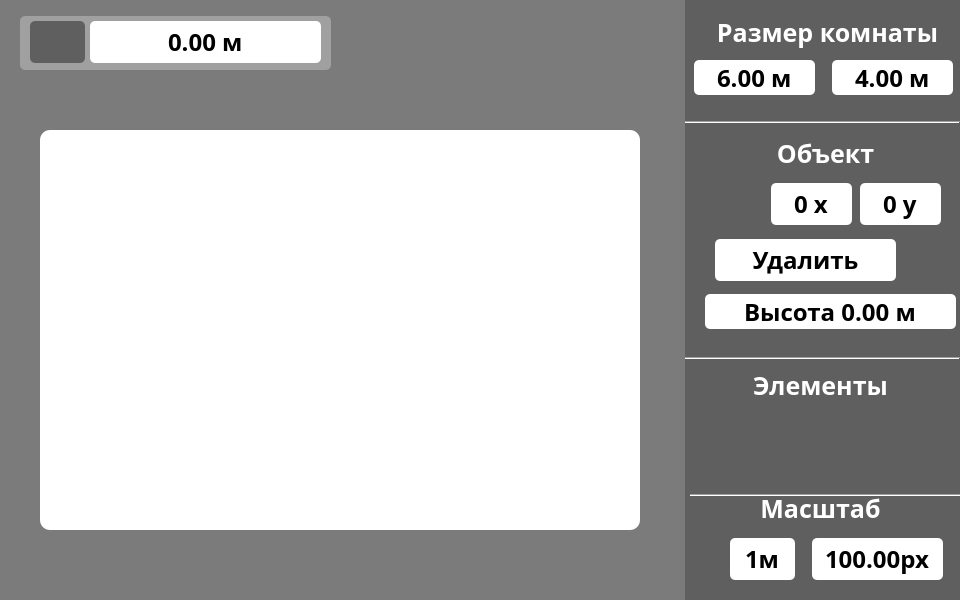
<?xml version="1.0" encoding="UTF-8"?>
<ui version="4.0">
 <class>MainWindow</class>
 <widget class="QMainWindow" name="MainWindow">
  <property name="geometry">
   <rect>
    <x>0</x>
    <y>0</y>
    <width>960</width>
    <height>600</height>
   </rect>
  </property>
  <property name="sizePolicy">
   <sizepolicy hsizetype="Fixed" vsizetype="Fixed">
    <horstretch>0</horstretch>
    <verstretch>0</verstretch>
   </sizepolicy>
  </property>
  <property name="windowTitle">
   <string>MainWindow</string>
  </property>
  <property name="windowIcon">
   <iconset>
    <normaloff>../icons/wind_icon.svg</normaloff>../icons/wind_icon.svg</iconset>
  </property>
  <property name="styleSheet">
   <string notr="true">QScrollBar:horizontal  {
        height: 15px;
        margin: 3px 15px 3px 15px;
        border: 1px transparent   #c5c5c5;
        border-radius: 4px;
        background-color: none;    /*  #c5c5c5; */
    }

    QScrollBar::handle:horizontal
    {
        background-color: silver;      /* #9d9d9d; */
        min-width: 5px;
        border-radius: 4px;
    }

    QScrollBar::add-line:horizontal
    {
        margin: 0px 3px 0px 3px;
        border-image: url(:/qss_icons/rc/right_arrow_disabled.png);
        width: 10px;
        height: 10px;
        subcontrol-position: right;
        subcontrol-origin: margin;
    }

    QScrollBar::sub-line:horizontal
    {
        margin: 0px 3px 0px 3px;
        border-image: url(:/qss_icons/rc/left_arrow_disabled.png);
        height: 10px;
        width: 10px;
        subcontrol-position: left;
        subcontrol-origin: margin;
    }

    QScrollBar::add-line:horizontal:hover,QScrollBar::add-line:horizontal:on
    {
        border-image: url(:/qss_icons/rc/right_arrow.png);
        height: 10px;
        width: 10px;
        subcontrol-position: right;
        subcontrol-origin: margin;
    }


    QScrollBar::sub-line:horizontal:hover, QScrollBar::sub-line:horizontal:on
    {
        border-image: url(:/qss_icons/rc/left_arrow.png);
        height: 10px;
        width: 10px;
        subcontrol-position: left;
        subcontrol-origin: margin;
    }

    QScrollBar::up-arrow:horizontal, QScrollBar::down-arrow:horizontal
    {
        background: none;
    }


    QScrollBar::add-page:horizontal, QScrollBar::sub-page:horizontal
    {
        background: none;
    }

    QScrollBar:vertical
    {
        background-color:none;  /*  #c5c5c5; */
        width: 15px;
        margin: 15px 3px 15px 3px;
        border: 1px transparent #adadad;
        border-radius: 4px;
    }

    QScrollBar::handle:vertical
    {
        background-color:silver;         /*  #c5c5c5; */
        min-height: 5px;
        border-radius: 4px;
    }

    QScrollBar::sub-line:vertical
    {
        margin: 3px 0px 3px 0px;
        border-image: url(:/qss_icons/rc/up_arrow_disabled.png);
        height: 10px;
        width: 10px;
        subcontrol-position: top;
        subcontrol-origin: margin;
    }

    QScrollBar::add-line:vertical
    {
        margin: 3px 0px 3px 0px;
        border-image: url(:/qss_icons/rc/down_arrow_disabled.png);
        height: 10px;
        width: 10px;
        subcontrol-position: bottom;
        subcontrol-origin: margin;
    }

    QScrollBar::sub-line:vertical:hover,QScrollBar::sub-line:vertical:on
    {
        border-image: url(:/qss_icons/rc/up_arrow.png);
        height: 10px;
        width: 10px;
        subcontrol-position: top;
        subcontrol-origin: margin;
    }

    QScrollBar::add-line:vertical:hover, QScrollBar::add-line:vertical:on
    {
        border-image: url(:/qss_icons/rc/down_arrow.png);
        height: 10px;
        width: 10px;
        subcontrol-position: bottom;
        subcontrol-origin: margin;
    }

    QScrollBar::up-arrow:vertical, QScrollBar::down-arrow:vertical
    {
        background: none;
    }

    QScrollBar::add-page:vertical, QScrollBar::sub-page:vertical
    {
        background: none;
    }
</string>
  </property>
  <widget class="QWidget" name="centralwidget">
   <widget class="QLabel" name="background_parametrs">
    <property name="geometry">
     <rect>
      <x>685</x>
      <y>0</y>
      <width>275</width>
      <height>600</height>
     </rect>
    </property>
    <property name="styleSheet">
     <string notr="true">QLabel{
background-color: rgb(95, 95, 95);
}

QDoubleSpinBox{}</string>
    </property>
    <property name="text">
     <string/>
    </property>
   </widget>
   <widget class="QLabel" name="size">
    <property name="geometry">
     <rect>
      <x>652</x>
      <y>14</y>
      <width>351</width>
      <height>36</height>
     </rect>
    </property>
    <property name="font">
     <font>
      <family>Arial Black</family>
      <pointsize>19</pointsize>
      <weight>75</weight>
      <bold>true</bold>
     </font>
    </property>
    <property name="styleSheet">
     <string notr="true">QLabel{
background-color:  none;
color: white;
}</string>
    </property>
    <property name="text">
     <string>Размер комнаты</string>
    </property>
    <property name="alignment">
     <set>Qt::AlignCenter</set>
    </property>
   </widget>
   <widget class="QDoubleSpinBox" name="field_size_x_m">
    <property name="geometry">
     <rect>
      <x>694</x>
      <y>60</y>
      <width>121</width>
      <height>35</height>
     </rect>
    </property>
    <property name="font">
     <font>
      <family>Arial Black</family>
      <pointsize>18</pointsize>
      <weight>75</weight>
      <bold>true</bold>
     </font>
    </property>
    <property name="styleSheet">
     <string notr="true">#field_size_x_m{
border-radius: 5px;
background-color: rgb(255, 255, 255);
}</string>
    </property>
    <property name="alignment">
     <set>Qt::AlignCenter</set>
    </property>
    <property name="buttonSymbols">
     <enum>QAbstractSpinBox::NoButtons</enum>
    </property>
    <property name="suffix">
     <string> м</string>
    </property>
    <property name="minimum">
     <double>1.000000000000000</double>
    </property>
    <property name="value">
     <double>6.000000000000000</double>
    </property>
   </widget>
   <widget class="QDoubleSpinBox" name="field_size_y_m">
    <property name="geometry">
     <rect>
      <x>832</x>
      <y>60</y>
      <width>121</width>
      <height>35</height>
     </rect>
    </property>
    <property name="font">
     <font>
      <family>Arial Black</family>
      <pointsize>18</pointsize>
      <weight>75</weight>
      <bold>true</bold>
     </font>
    </property>
    <property name="styleSheet">
     <string notr="true">#field_size_y_m{
border-radius: 5px;
background-color: rgb(255, 255, 255);
}</string>
    </property>
    <property name="alignment">
     <set>Qt::AlignCenter</set>
    </property>
    <property name="buttonSymbols">
     <enum>QAbstractSpinBox::NoButtons</enum>
    </property>
    <property name="suffix">
     <string> м</string>
    </property>
    <property name="minimum">
     <double>1.000000000000000</double>
    </property>
    <property name="value">
     <double>4.000000000000000</double>
    </property>
   </widget>
   <widget class="Line" name="line">
    <property name="geometry">
     <rect>
      <x>685</x>
      <y>121</y>
      <width>275</width>
      <height>2</height>
     </rect>
    </property>
    <property name="styleSheet">
     <string notr="true">#line{
background-color: none;
color: white;
}</string>
    </property>
    <property name="orientation">
     <enum>Qt::Horizontal</enum>
    </property>
   </widget>
   <widget class="QLabel" name="object_name">
    <property name="geometry">
     <rect>
      <x>690</x>
      <y>135</y>
      <width>271</width>
      <height>36</height>
     </rect>
    </property>
    <property name="font">
     <font>
      <family>Arial Black</family>
      <pointsize>19</pointsize>
      <weight>75</weight>
      <bold>true</bold>
     </font>
    </property>
    <property name="styleSheet">
     <string notr="true">#object_name{
background-color:  none;
color: white;
}</string>
    </property>
    <property name="text">
     <string>Объект</string>
    </property>
    <property name="alignment">
     <set>Qt::AlignCenter</set>
    </property>
   </widget>
   <widget class="QLabel" name="item_img">
    <property name="geometry">
     <rect>
      <x>715</x>
      <y>183</y>
      <width>42</width>
      <height>42</height>
     </rect>
    </property>
    <property name="autoFillBackground">
     <bool>false</bool>
    </property>
    <property name="styleSheet">
     <string notr="true">background-color:none;</string>
    </property>
    <property name="text">
     <string/>
    </property>
    <property name="scaledContents">
     <bool>true</bool>
    </property>
   </widget>
   <widget class="QSpinBox" name="obj_x">
    <property name="geometry">
     <rect>
      <x>771</x>
      <y>183</y>
      <width>81</width>
      <height>42</height>
     </rect>
    </property>
    <property name="font">
     <font>
      <family>Arial Black</family>
      <pointsize>18</pointsize>
      <weight>75</weight>
      <bold>true</bold>
     </font>
    </property>
    <property name="styleSheet">
     <string notr="true">border-radius: 5px;
background-color: rgb(255, 255, 255);</string>
    </property>
    <property name="alignment">
     <set>Qt::AlignCenter</set>
    </property>
    <property name="buttonSymbols">
     <enum>QAbstractSpinBox::NoButtons</enum>
    </property>
    <property name="suffix">
     <string> x</string>
    </property>
    <property name="maximum">
     <number>1000</number>
    </property>
   </widget>
   <widget class="QSpinBox" name="obj_y">
    <property name="geometry">
     <rect>
      <x>860</x>
      <y>183</y>
      <width>81</width>
      <height>42</height>
     </rect>
    </property>
    <property name="font">
     <font>
      <family>Arial Black</family>
      <pointsize>18</pointsize>
      <weight>75</weight>
      <bold>true</bold>
     </font>
    </property>
    <property name="styleSheet">
     <string notr="true">border-radius: 5px;
background-color: rgb(255, 255, 255);</string>
    </property>
    <property name="alignment">
     <set>Qt::AlignCenter</set>
    </property>
    <property name="buttonSymbols">
     <enum>QAbstractSpinBox::NoButtons</enum>
    </property>
    <property name="suffix">
     <string> y</string>
    </property>
    <property name="maximum">
     <number>1000</number>
    </property>
   </widget>
   <widget class="QPushButton" name="delete_btn">
    <property name="geometry">
     <rect>
      <x>715</x>
      <y>239</y>
      <width>181</width>
      <height>42</height>
     </rect>
    </property>
    <property name="font">
     <font>
      <family>Arial Black</family>
      <pointsize>18</pointsize>
      <weight>75</weight>
      <bold>true</bold>
     </font>
    </property>
    <property name="autoFillBackground">
     <bool>false</bool>
    </property>
    <property name="styleSheet">
     <string notr="true">QPushButton{
background-color: rgb(255, 255, 255);
border-radius: 5px;
}

QPushButton:hover{
background-color: rgb(255, 140, 115);
}</string>
    </property>
    <property name="text">
     <string>Удалить</string>
    </property>
    <property name="icon">
     <iconset>
      <normaloff>../icons/delete.svg</normaloff>../icons/delete.svg</iconset>
    </property>
    <property name="iconSize">
     <size>
      <width>25</width>
      <height>25</height>
     </size>
    </property>
   </widget>
   <widget class="Line" name="line_2">
    <property name="geometry">
     <rect>
      <x>685</x>
      <y>357</y>
      <width>275</width>
      <height>2</height>
     </rect>
    </property>
    <property name="styleSheet">
     <string notr="true">#line_2{
background-color: none;
color: white;
}</string>
    </property>
    <property name="orientation">
     <enum>Qt::Horizontal</enum>
    </property>
   </widget>
   <widget class="QLabel" name="elements">
    <property name="geometry">
     <rect>
      <x>710</x>
      <y>367</y>
      <width>221</width>
      <height>36</height>
     </rect>
    </property>
    <property name="font">
     <font>
      <family>Arial Black</family>
      <pointsize>19</pointsize>
      <weight>75</weight>
      <bold>true</bold>
     </font>
    </property>
    <property name="styleSheet">
     <string notr="true">QLabel{
background-color:  none;
color: white;
}</string>
    </property>
    <property name="text">
     <string>Элементы</string>
    </property>
    <property name="alignment">
     <set>Qt::AlignCenter</set>
    </property>
   </widget>
   <widget class="QListWidget" name="list">
    <property name="geometry">
     <rect>
      <x>710</x>
      <y>410</y>
      <width>251</width>
      <height>71</height>
     </rect>
    </property>
    <property name="sizePolicy">
     <sizepolicy hsizetype="Expanding" vsizetype="Ignored">
      <horstretch>0</horstretch>
      <verstretch>0</verstretch>
     </sizepolicy>
    </property>
    <property name="minimumSize">
     <size>
      <width>0</width>
      <height>0</height>
     </size>
    </property>
    <property name="mouseTracking">
     <bool>false</bool>
    </property>
    <property name="tabletTracking">
     <bool>false</bool>
    </property>
    <property name="focusPolicy">
     <enum>Qt::NoFocus</enum>
    </property>
    <property name="acceptDrops">
     <bool>false</bool>
    </property>
    <property name="layoutDirection">
     <enum>Qt::LeftToRight</enum>
    </property>
    <property name="autoFillBackground">
     <bool>false</bool>
    </property>
    <property name="styleSheet">
     <string notr="true">QListWidget{
border: 1px solid;
border-color: rgba(255, 255, 255, 0);
border-radius: 100px;
background-color: rgba(255, 255, 255, 0);
}
QListWidget::item{
background-color: rgba(255, 255, 255, 0);
}

QListWidget::item::hover{
background-color: rgba(255, 255, 255, 0);
outline: 0px;


}
QListWidget::item::selected{
outline: 0px;

}
QScrollBar:vertical {

	background-color: rgba(255, 255, 255, 0);
	border: none;
    width:8 px;
    margin: 15px 0px 15px 0;
	border-radius: 0px;
 }

/*  HANDLE BAR VERTICAL */
QScrollBar::handle:horizontal {

	background-color: rgb(255, 255, 255);
	min-height: 30px;
	border-radius: 7px;
}
QScrollBar::handle:horizontal:hover{
	background-color: rgb(198, 198, 198);
}
QScrollBar::handle:horizontal:pressed {
	background-color: rgb(138, 138, 138);
}

/* BTN TOP - SCROLLBAR */
QScrollBar::sub-line:horizontal {
	background-color: rgb(95, 95, 95);
	height: 15px;
	border-top-left-radius: 5px;
	border-top-right-radius: 5px;
	subcontrol-position: top;
	subcontrol-origin: margin;
}
QScrollBar::sub-line:horizontal:hover {
	background-color: rgb(198, 198, 198);
}
QScrollBar::sub-line:horizontal:pressed {
	background-color: rgb(138, 138, 138);
}

/* BTN BOTTOM - SCROLLBAR */
QScrollBar::add-line:horizontal {
	background-color:  rgb(95, 95, 95);
	height: 15px;
	border-typer: solid;
	border-bottom-left-radius: 25px;
	border-bottom-right-radius: 25px;
	subcontrol-position: bottom;
	subcontrol-origin: margin;
}
QScrollBar::add-line:horizontal:hover {
	background-color: rgb(198, 198, 198);
}
QScrollBar::add-line:horizontal:pressed {
	background-color: rgb(138, 138, 138);
}

/* RESET ARROW */
QScrollBar::up-arrow:horizontal, QScrollBar::down-arrow:horizontal {
	background: none;
}
QScrollBar::add-page:horizontal, QScrollBar::sub-page:horizontal {
	background: none;
}
</string>
    </property>
    <property name="frameShape">
     <enum>QFrame::StyledPanel</enum>
    </property>
    <property name="frameShadow">
     <enum>QFrame::Sunken</enum>
    </property>
    <property name="lineWidth">
     <number>1</number>
    </property>
    <property name="verticalScrollBarPolicy">
     <enum>Qt::ScrollBarAlwaysOff</enum>
    </property>
    <property name="horizontalScrollBarPolicy">
     <enum>Qt::ScrollBarAsNeeded</enum>
    </property>
    <property name="autoScroll">
     <bool>true</bool>
    </property>
    <property name="autoScrollMargin">
     <number>16</number>
    </property>
    <property name="showDropIndicator" stdset="0">
     <bool>true</bool>
    </property>
    <property name="dragEnabled">
     <bool>false</bool>
    </property>
    <property name="dragDropMode">
     <enum>QAbstractItemView::NoDragDrop</enum>
    </property>
    <property name="defaultDropAction">
     <enum>Qt::CopyAction</enum>
    </property>
    <property name="alternatingRowColors">
     <bool>false</bool>
    </property>
    <property name="selectionMode">
     <enum>QAbstractItemView::NoSelection</enum>
    </property>
    <property name="selectionBehavior">
     <enum>QAbstractItemView::SelectItems</enum>
    </property>
    <property name="iconSize">
     <size>
      <width>56</width>
      <height>56</height>
     </size>
    </property>
    <property name="textElideMode">
     <enum>Qt::ElideLeft</enum>
    </property>
    <property name="verticalScrollMode">
     <enum>QAbstractItemView::ScrollPerItem</enum>
    </property>
    <property name="movement">
     <enum>QListView::Static</enum>
    </property>
    <property name="flow">
     <enum>QListView::LeftToRight</enum>
    </property>
    <property name="isWrapping" stdset="0">
     <bool>false</bool>
    </property>
    <property name="resizeMode">
     <enum>QListView::Fixed</enum>
    </property>
    <property name="layoutMode">
     <enum>QListView::SinglePass</enum>
    </property>
    <property name="spacing">
     <number>0</number>
    </property>
    <property name="gridSize">
     <size>
      <width>80</width>
      <height>0</height>
     </size>
    </property>
    <property name="viewMode">
     <enum>QListView::ListMode</enum>
    </property>
    <property name="modelColumn">
     <number>0</number>
    </property>
    <property name="uniformItemSizes">
     <bool>true</bool>
    </property>
    <property name="batchSize">
     <number>100</number>
    </property>
    <property name="wordWrap">
     <bool>false</bool>
    </property>
    <property name="selectionRectVisible">
     <bool>false</bool>
    </property>
    <property name="sortingEnabled">
     <bool>false</bool>
    </property>
    <item>
     <property name="text">
      <string/>
     </property>
     <property name="icon">
      <iconset>
       <normaloff>../icons/on_list/power socket.svg</normaloff>../icons/on_list/power socket.svg</iconset>
     </property>
    </item>
    <item>
     <property name="text">
      <string/>
     </property>
     <property name="icon">
      <iconset>
       <normaloff>../icons/on_list/electric panel.svg</normaloff>../icons/on_list/electric panel.svg</iconset>
     </property>
    </item>
    <item>
     <property name="text">
      <string/>
     </property>
     <property name="icon">
      <iconset>
       <normaloff>../icons/on_list/wire.svg</normaloff>../icons/on_list/wire.svg</iconset>
     </property>
    </item>
   </widget>
   <widget class="QDoubleSpinBox" name="obj_height">
    <property name="geometry">
     <rect>
      <x>705</x>
      <y>294</y>
      <width>251</width>
      <height>35</height>
     </rect>
    </property>
    <property name="font">
     <font>
      <family>Arial Black</family>
      <pointsize>18</pointsize>
      <weight>75</weight>
      <bold>true</bold>
     </font>
    </property>
    <property name="styleSheet">
     <string notr="true">#obj_height{
border-radius: 5px;
background-color: rgb(255, 255, 255);
}</string>
    </property>
    <property name="alignment">
     <set>Qt::AlignCenter</set>
    </property>
    <property name="buttonSymbols">
     <enum>QAbstractSpinBox::NoButtons</enum>
    </property>
    <property name="prefix">
     <string>Высота </string>
    </property>
    <property name="suffix">
     <string> м</string>
    </property>
    <property name="minimum">
     <double>0.000000000000000</double>
    </property>
    <property name="maximum">
     <double>10.000000000000000</double>
    </property>
   </widget>
   <widget class="Line" name="line_3">
    <property name="geometry">
     <rect>
      <x>690</x>
      <y>494</y>
      <width>275</width>
      <height>2</height>
     </rect>
    </property>
    <property name="styleSheet">
     <string notr="true">#line_3{
background-color: none;
color: white;
}</string>
    </property>
    <property name="orientation">
     <enum>Qt::Horizontal</enum>
    </property>
   </widget>
   <widget class="QLabel" name="scale">
    <property name="geometry">
     <rect>
      <x>730</x>
      <y>490</y>
      <width>181</width>
      <height>36</height>
     </rect>
    </property>
    <property name="font">
     <font>
      <family>Arial Black</family>
      <pointsize>19</pointsize>
      <weight>75</weight>
      <bold>true</bold>
     </font>
    </property>
    <property name="styleSheet">
     <string notr="true">QLabel{
background-color:  none;
color: white;
}</string>
    </property>
    <property name="text">
     <string>Масштаб</string>
    </property>
    <property name="alignment">
     <set>Qt::AlignCenter</set>
    </property>
   </widget>
   <widget class="QSpinBox" name="scale_first">
    <property name="enabled">
     <bool>true</bool>
    </property>
    <property name="geometry">
     <rect>
      <x>730</x>
      <y>538</y>
      <width>65</width>
      <height>42</height>
     </rect>
    </property>
    <property name="font">
     <font>
      <family>Arial Black</family>
      <pointsize>18</pointsize>
      <weight>75</weight>
      <bold>true</bold>
     </font>
    </property>
    <property name="styleSheet">
     <string notr="true">border-radius: 5px;
background-color: rgb(255, 255, 255);</string>
    </property>
    <property name="alignment">
     <set>Qt::AlignCenter</set>
    </property>
    <property name="readOnly">
     <bool>true</bool>
    </property>
    <property name="buttonSymbols">
     <enum>QAbstractSpinBox::NoButtons</enum>
    </property>
    <property name="suffix">
     <string>м</string>
    </property>
    <property name="value">
     <number>1</number>
    </property>
   </widget>
   <widget class="QLabel" name="double_points">
    <property name="geometry">
     <rect>
      <x>800</x>
      <y>549</y>
      <width>16</width>
      <height>31</height>
     </rect>
    </property>
    <property name="font">
     <font>
      <family>Arial Black</family>
      <pointsize>19</pointsize>
      <weight>75</weight>
      <bold>true</bold>
     </font>
    </property>
    <property name="styleSheet">
     <string notr="true">QLabel{
background-color:  none;
color: white;
}</string>
    </property>
    <property name="text">
     <string/>
    </property>
    <property name="pixmap">
     <pixmap>../icons/two_dots.png</pixmap>
    </property>
   </widget>
   <widget class="QDoubleSpinBox" name="lenght">
    <property name="geometry">
     <rect>
      <x>90</x>
      <y>21</y>
      <width>231</width>
      <height>42</height>
     </rect>
    </property>
    <property name="font">
     <font>
      <family>Arial Black</family>
      <pointsize>18</pointsize>
      <weight>75</weight>
      <bold>true</bold>
     </font>
    </property>
    <property name="styleSheet">
     <string notr="true">#lenght{
border-radius: 5px;
background-color: rgb(255, 255, 255);
}</string>
    </property>
    <property name="alignment">
     <set>Qt::AlignCenter</set>
    </property>
    <property name="buttonSymbols">
     <enum>QAbstractSpinBox::NoButtons</enum>
    </property>
    <property name="prefix">
     <string/>
    </property>
    <property name="suffix">
     <string> м</string>
    </property>
    <property name="minimum">
     <double>0.000000000000000</double>
    </property>
    <property name="maximum">
     <double>10000.000000000000000</double>
    </property>
   </widget>
   <widget class="QGraphicsView" name="view">
    <property name="geometry">
     <rect>
      <x>40</x>
      <y>130</y>
      <width>600</width>
      <height>400</height>
     </rect>
    </property>
    <property name="mouseTracking">
     <bool>true</bool>
    </property>
    <property name="styleSheet">
     <string notr="true">QGraphicsView{
  background-color: rgb(255,255,255);
        border-radius: 10px;
}

</string>
    </property>
    <property name="verticalScrollBarPolicy">
     <enum>Qt::ScrollBarAsNeeded</enum>
    </property>
    <property name="horizontalScrollBarPolicy">
     <enum>Qt::ScrollBarAsNeeded</enum>
    </property>
    <property name="sizeAdjustPolicy">
     <enum>QAbstractScrollArea::AdjustToContents</enum>
    </property>
    <property name="sceneRect">
     <rectf>
      <x>0.000000000000000</x>
      <y>0.000000000000000</y>
      <width>600.000000000000000</width>
      <height>400.000000000000000</height>
     </rectf>
    </property>
   </widget>
   <widget class="QLabel" name="background">
    <property name="geometry">
     <rect>
      <x>0</x>
      <y>0</y>
      <width>960</width>
      <height>600</height>
     </rect>
    </property>
    <property name="styleSheet">
     <string notr="true">background-color: rgb(123, 123, 123);</string>
    </property>
    <property name="text">
     <string/>
    </property>
   </widget>
   <widget class="QLabel" name="len_exp_back">
    <property name="geometry">
     <rect>
      <x>20</x>
      <y>16</y>
      <width>311</width>
      <height>54</height>
     </rect>
    </property>
    <property name="styleSheet">
     <string notr="true">#len_exp_back{
background-color: rgb(160, 160, 160);
border-radius: 5px;
}</string>
    </property>
    <property name="text">
     <string/>
    </property>
   </widget>
   <widget class="QPushButton" name="export_btn">
    <property name="geometry">
     <rect>
      <x>30</x>
      <y>21</y>
      <width>55</width>
      <height>42</height>
     </rect>
    </property>
    <property name="font">
     <font>
      <family>Arial Black</family>
      <pointsize>18</pointsize>
      <weight>75</weight>
      <bold>true</bold>
     </font>
    </property>
    <property name="autoFillBackground">
     <bool>false</bool>
    </property>
    <property name="styleSheet">
     <string notr="true">QPushButton{
background-color:rgb(95, 95, 95);
border-radius: 5px;
}
</string>
    </property>
    <property name="text">
     <string/>
    </property>
    <property name="icon">
     <iconset>
      <normaloff>../icons/export.svg</normaloff>../icons/export.svg</iconset>
    </property>
    <property name="iconSize">
     <size>
      <width>50</width>
      <height>50</height>
     </size>
    </property>
   </widget>
   <widget class="QDoubleSpinBox" name="scale_second">
    <property name="geometry">
     <rect>
      <x>812</x>
      <y>538</y>
      <width>131</width>
      <height>42</height>
     </rect>
    </property>
    <property name="font">
     <font>
      <family>Arial Black</family>
      <pointsize>18</pointsize>
      <weight>75</weight>
      <bold>true</bold>
     </font>
    </property>
    <property name="styleSheet">
     <string notr="true">border-radius: 5px;
background-color: rgb(255, 255, 255);</string>
    </property>
    <property name="alignment">
     <set>Qt::AlignCenter</set>
    </property>
    <property name="readOnly">
     <bool>true</bool>
    </property>
    <property name="buttonSymbols">
     <enum>QAbstractSpinBox::NoButtons</enum>
    </property>
    <property name="suffix">
     <string>px</string>
    </property>
    <property name="minimum">
     <double>1.000000000000000</double>
    </property>
    <property name="maximum">
     <double>10000.000000000000000</double>
    </property>
    <property name="value">
     <double>100.000000000000000</double>
    </property>
   </widget>
   <zorder>background</zorder>
   <zorder>background_parametrs</zorder>
   <zorder>size</zorder>
   <zorder>field_size_x_m</zorder>
   <zorder>field_size_y_m</zorder>
   <zorder>line</zorder>
   <zorder>object_name</zorder>
   <zorder>item_img</zorder>
   <zorder>obj_x</zorder>
   <zorder>obj_y</zorder>
   <zorder>delete_btn</zorder>
   <zorder>line_2</zorder>
   <zorder>elements</zorder>
   <zorder>list</zorder>
   <zorder>obj_height</zorder>
   <zorder>line_3</zorder>
   <zorder>scale</zorder>
   <zorder>scale_first</zorder>
   <zorder>double_points</zorder>
   <zorder>view</zorder>
   <zorder>len_exp_back</zorder>
   <zorder>lenght</zorder>
   <zorder>export_btn</zorder>
   <zorder>scale_second</zorder>
  </widget>
 </widget>
 <resources/>
 <connections/>
</ui>
